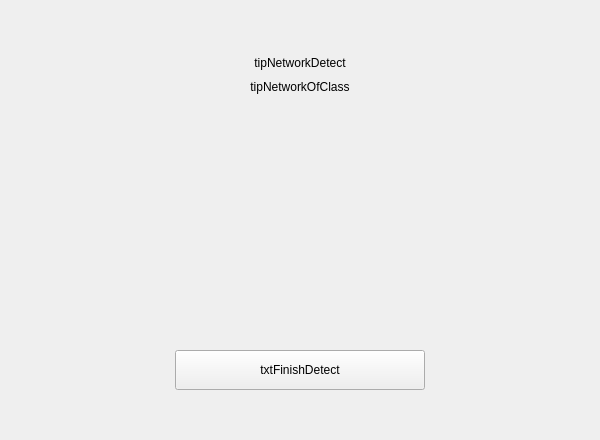
        <widget class="QWidget" name="page_networkDetect">
         <layout class="QVBoxLayout" name="verticalLayout_6" stretch="0,0,0,0,0">
          <property name="spacing">
           <number>10</number>
          </property>
          <property name="sizeConstraint">
           <enum>QLayout::SetDefaultConstraint</enum>
          </property>
          <property name="leftMargin">
           <number>0</number>
          </property>
          <property name="topMargin">
           <number>10</number>
          </property>
          <property name="rightMargin">
           <number>0</number>
          </property>
          <property name="bottomMargin">
           <number>50</number>
          </property>
          <item>
           <widget class="QLabel" name="label_tipNetworkDetect">
            <property name="minimumSize">
             <size>
              <width>0</width>
              <height>60</height>
             </size>
            </property>
            <property name="maximumSize">
             <size>
              <width>16777215</width>
              <height>60</height>
             </size>
            </property>
            <property name="text">
             <string>tipNetworkDetect</string>
            </property>
            <property name="alignment">
             <set>Qt::AlignBottom|Qt::AlignHCenter</set>
            </property>
           </widget>
          </item>
          <item>
           <widget class="QLabel" name="label_msgNetworkDetect">
            <property name="minimumSize">
             <size>
              <width>0</width>
              <height>60</height>
             </size>
            </property>
            <property name="maximumSize">
             <size>
              <width>16777215</width>
              <height>60</height>
             </size>
            </property>
            <property name="text">
             <string>tipNetworkOfClass</string>
            </property>
            <property name="alignment">
             <set>Qt::AlignHCenter|Qt::AlignTop</set>
            </property>
           </widget>
          </item>
          <item alignment="Qt::AlignHCenter">
           <widget class="QLabel" name="label_gifNetworkDetect">
            <property name="minimumSize">
             <size>
              <width>600</width>
              <height>150</height>
             </size>
            </property>
            <property name="maximumSize">
             <size>
              <width>600</width>
              <height>150</height>
             </size>
            </property>
            <property name="text">
             <string/>
            </property>
           </widget>
          </item>
          <item>
           <spacer name="verticalSpacer">
            <property name="orientation">
             <enum>Qt::Vertical</enum>
            </property>
            <property name="sizeHint" stdset="0">
             <size>
              <width>20</width>
              <height>40</height>
             </size>
            </property>
           </spacer>
          </item>
          <item alignment="Qt::AlignHCenter">
           <widget class="QPushButton" name="pushButton_endDetect">
            <property name="minimumSize">
             <size>
              <width>250</width>
              <height>40</height>
             </size>
            </property>
            <property name="maximumSize">
             <size>
              <width>250</width>
              <height>40</height>
             </size>
            </property>
            <property name="text">
             <string>txtFinishDetect</string>
            </property>
           </widget>
          </item>
         </layout>
        </widget>
